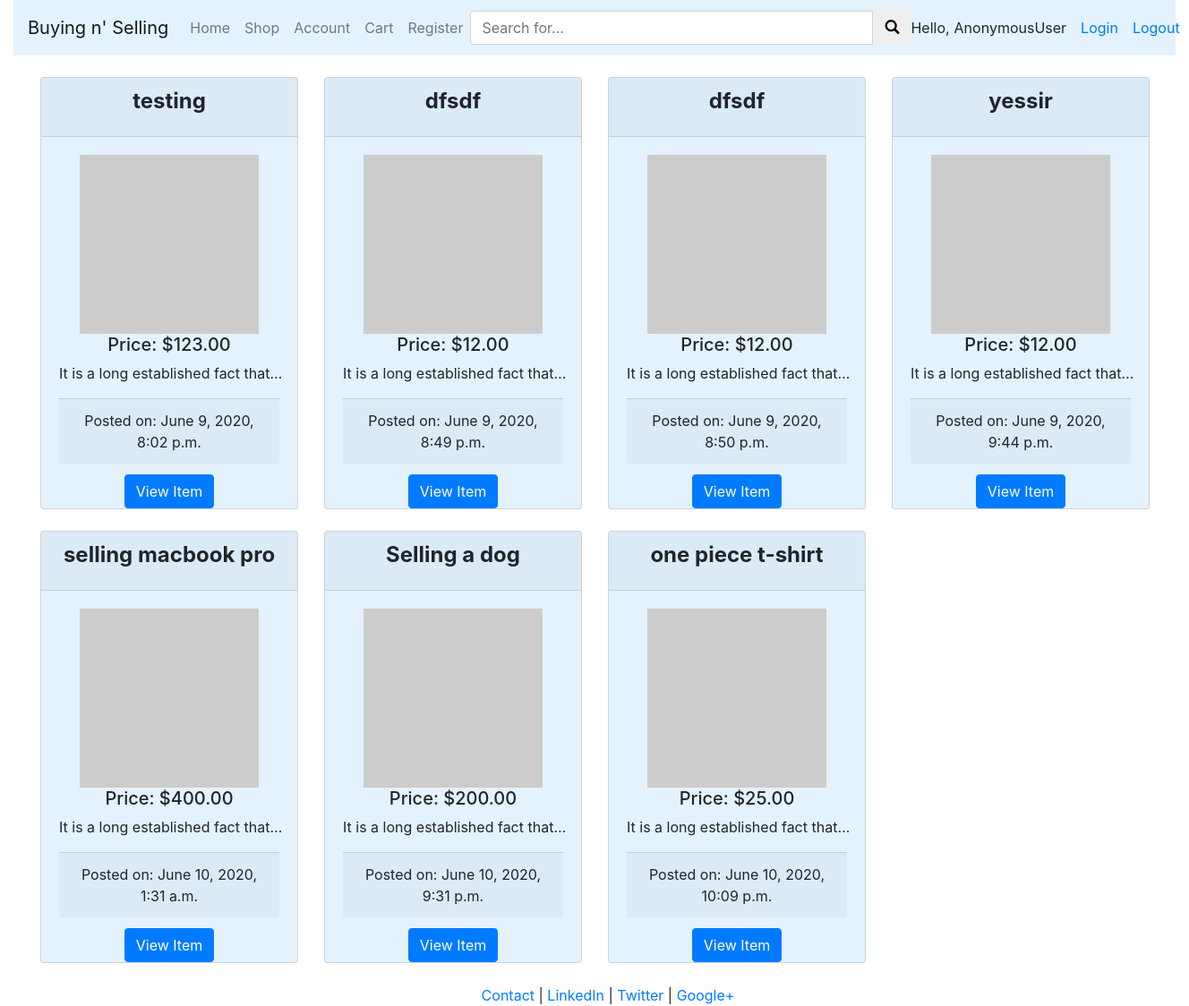
The app's page /shop/ with its own data.
### listings/models.py (models this page shows, shortened)
class Post(models.Model):
    title = models.CharField(max_length=100)
    date = models.DateTimeField()
    price = models.DecimalField(max_digits=8, decimal_places=2)
    description = models.TextField()
    slug = models.SlugField(max_length=100, null=True, blank=True)
    class Meta:
        index_together = ('title', 'slug',)
    def get_absolute_url(self):
        return reverse("single_post", kwargs={"slug": self.slug})

### user_profile/views.py (the view)
# urls.py: path('shop/', views.shop, name='shop'),
def shop(request):
    all_listings = Post.objects.all()
    context = {'Listings': all_listings}
    return render(request, 'user_profile/shop.html', context)

### user_profile/templates/user_profile/shop.html (shortened to what this page needs)
{% extends "user_profile/header.html" %}
{% block content %}
<br>
<div>
    <div class="container-fluid">
        <div class="row">
            {% for listing in Listings %}
            <div class="col-sm-3">
                <div class="card" style="background-color: #e3f2fd; width: 18rem; text-align: center;">
                    <div class="card-header">
                        <h4 class="card-title"><strong>{{ listing.title }}</strong></h4>
                    </div>
                    <div class="card-body">
                    <img class="img-responsive" src="http://placehold.it/200x200">
                    <h5>Price: ${{ listing.price }}  </h5>
                    <p class="card-text text">{{ listing.description }} </p>
                    <div class="card-footer">Posted on: {{ listing.date }}
                    </div>
                    </div>
                    <a href='{{ listing.get_absolute_url }}'>
                        <button class="btn btn-primary" style=" margin-top: -8px;">View Item</button>
                    </a>
                </div>
                <br>
            </div>
        {% endfor %}
        </div>
    </div>
</div>
{% endblock %}

### user_profile/templates/user_profile/header.html (style rules this page uses)
html, body { height:100% }

### user_profile/templates/user_profile/shop.html (style rules this page uses)
.text { display: block; width: 250px; overflow: hidden; white-space: nowrap; text-overflow: ellipsis; }

### records on screen
Post: title "testing", price "123.00", description "It is a long established fact that…", date "June 9, 2020, 8:02 p.m."
Post: title "dfsdf", price "12.00", description "It is a long established fact that…", date "June 9, 2020, 8:49 p.m."
Post: title "dfsdf", price "12.00", description "It is a long established fact that…", date "June 9, 2020, 8:50 p.m."
Post: title "yessir", price "12.00", description "It is a long established fact that…", date "June 9, 2020, 9:44 p.m."
Post: title "selling macbook pro", price "400.00", description "It is a long established fact that…", date "June 10, 2020, 1:31 a.m."
Post: title "Selling a dog", price "200.00", description "It is a long established fact that…", date "June 10, 2020, 9:31 p.m."
Post: title "one piece t-shirt", price "25.00", description "It is a long established fact that…", date "June 10, 2020, 10:09 p.m."

### other values on screen
{{ request.user }} "AnonymousUser"
